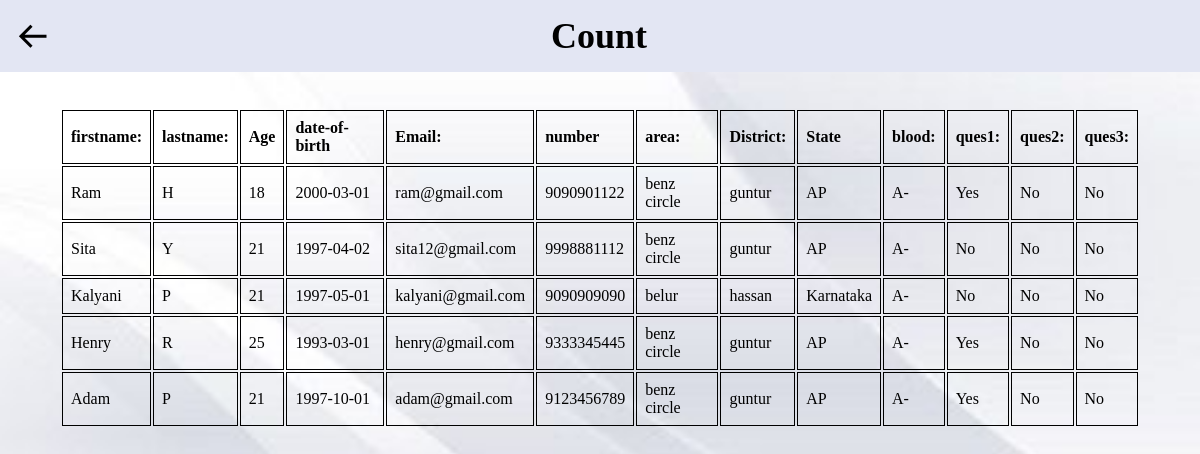
Screenshot of /donor_A-.php with the database file from the repository.
### tables this page shows
CREATE table donor_register
(
    id INT PRIMARY KEY AUTO_INCREMENT,
    firstname VARCHAR(50) NOT NULL,
    lastname VARCHAR(50) NOT NULL,
    age INT,
    dob DATE,
    email VARCHAR(50),
    num VARCHAR(20),
    area VARCHAR(20),
    district VARCHAR(20),
    state VARCHAR(20),
    blood ENUM('A+','A-','B+','B-','AB+','AB-','O+','O-'),
    ques1 ENUM('Yes','No'),
    ques2 ENUM('Yes','No'),
    ques3 ENUM('Yes','No')
);

### donor_A-.php (the view, shortened to what this page needs)
<?php
 $con = mysqli_connect("localhost","root","","register1");
        $query="select * from donor_register where blood='A-'";
?>
<!DOCTYPE html>
<html lang="en">
<head>
    <link href='https://unpkg.com/boxicons@2.1.4/css/boxicons.min.css' rel='stylesheet'>
</head>
<body>
   <div class="row1">
    <div class="register">
    <i class='bx bx-arrow-back' onclick="window.location.href='donor_count.php'"></i>
        <h2>Count</h2>
    </div>
<br><br>
<div class="row">
    <div class="col-md-8">
            <table >
            <tr>
            <th>firstname:</th>
                <th>lastname:</th>
                <th>Age</th>
                <th>date-of-birth</th>
                <th>Email:</th>
                <th>number</th>
                <th>area:</th>
                <th>District:</th>
                <th>State</th>
                <th>blood:</th>
                <th>ques1:</th>
                <th>ques2:</th>
                <th>ques3:</th>
            </tr>
            <?php
               $query_run=mysqli_query( $con, $query );
               while($row= mysqli_fetch_assoc($query_run)){
                $firstname=$row["firstname"];
                $lastname=$row["lastname"];
                $age=$row["age"];
                $dob=$row["dob"];
                $email=$row["email"];
                $num=$row["num"];
                $area=$row["area"];
                $district = $row['district'];
                $state= $row['state'];
                $blood=$row["blood"];
                $ques1=$row["ques1"];
                $ques2=$row["ques2"];
                $ques3=$row["ques3"];
            ?>
                    <tr>
                    <td><?php echo $firstname;?></td>
                        <td><?php echo $lastname;?></td>
                        <td><?php echo $age;?></td>
                        <td><?php echo $dob;?></td>
                        <td><?php echo $email;?></td>
                        <td><?php echo $num;?></td>
                        <td><?php echo $area;?></td>
                        <td><?php echo $district;?></td>
                        <td><?php echo $state;?></td>
                        <td><?php echo $blood;?></td>
                        <td><?php echo $ques1;?></td>
                        <td><?php echo $ques2;?></td>
                        <td><?php echo $ques3;?></td>
                    </tr>
            <?php
            }
            ?>
        </table>
    </div>
   </div>
</body>
</html>

### donor_A-.php (style rules this page uses)
* { margin: 0; padding: 0; text-decoration: none; list-style: none; }
body { background-image: url("img/back1.jpg"); background-size: cover; background-repeat: no-repeat; }
.row1 .register { display: flex; align-items: center; background-color: #E3E6F3; padding: 15px; }
.row1 .register h2 { font-size: 36px; margin: 0; }
.row1 .register i.bx { margin-right: 500px; cursor: pointer; font-size: 36px; right: 10px; left: 10px; }
.row .col-md-8 table { width: 90%; margin: auto; }
.row .col-md-8 th, td { border: 1px solid; text-align: left; padding: 8px; }

### rows the page displays
donor_register: firstname "Ram", lastname "H", age "18", dob "2000-03-01", email "ram@gmail.com", num "9090901122", area "benz circle", district "guntur", state "AP", blood "A-", ques1 "Yes", ques2 "No", ques3 "No"
donor_register: firstname "Sita", lastname "Y", age "21", dob "1997-04-02", email "sita12@gmail.com", num "9998881112", area "benz circle", district "guntur", state "AP", blood "A-", ques1 "No", ques2 "No", ques3 "No"
donor_register: firstname "Kalyani", lastname "P", age "21", dob "1997-05-01", email "kalyani@gmail.com", num "9090909090", area "belur", district "hassan", state "Karnataka", blood "A-", ques1 "No", ques2 "No", ques3 "No"
donor_register: firstname "Henry", lastname "R", age "25", dob "1993-03-01", email "henry@gmail.com", num "9333345445", area "benz circle", district "guntur", state "AP", blood "A-", ques1 "Yes", ques2 "No", ques3 "No"
donor_register: firstname "Adam", lastname "P", age "21", dob "1997-10-01", email "adam@gmail.com", num "9123456789", area "benz circle", district "guntur", state "AP", blood "A-", ques1 "Yes", ques2 "No", ques3 "No"
